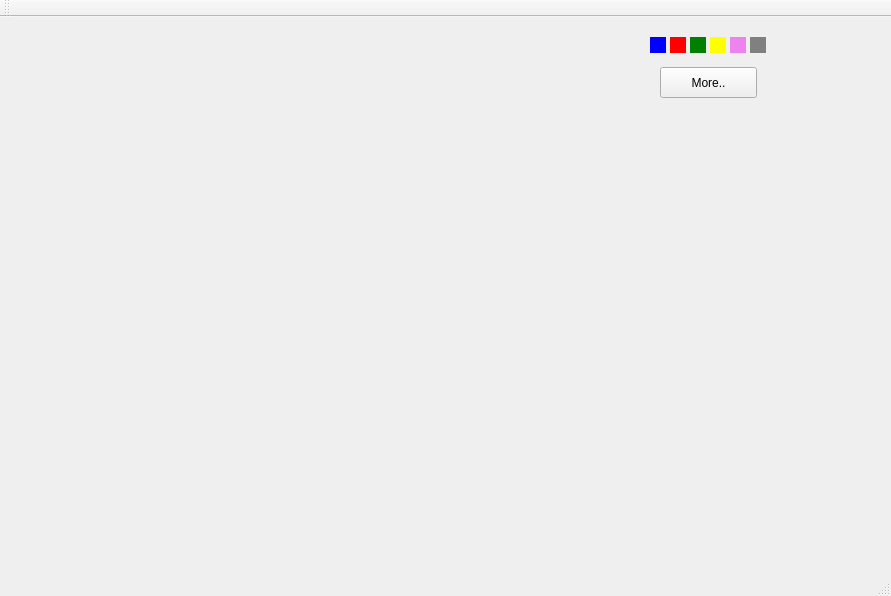
<?xml version="1.0" encoding="UTF-8"?>
<ui version="4.0">
 <class>MainWindow</class>
 <widget class="QMainWindow" name="MainWindow">
  <property name="geometry">
   <rect>
    <x>0</x>
    <y>0</y>
    <width>891</width>
    <height>596</height>
   </rect>
  </property>
  <property name="windowTitle">
   <string>MainWindow</string>
  </property>
  <widget class="QWidget" name="centralWidget">
   <widget class="QLabel" name="label">
    <property name="geometry">
     <rect>
      <x>0</x>
      <y>0</y>
      <width>681</width>
      <height>371</height>
     </rect>
    </property>
    <property name="text">
     <string/>
    </property>
   </widget>
   <widget class="QPushButton" name="pushButton">
    <property name="geometry">
     <rect>
      <x>670</x>
      <y>20</y>
      <width>16</width>
      <height>16</height>
     </rect>
    </property>
    <property name="styleSheet">
     <string notr="true">QPushButton{background-color:red;border:none;}</string>
    </property>
    <property name="text">
     <string/>
    </property>
   </widget>
   <widget class="QPushButton" name="pushButton_2">
    <property name="geometry">
     <rect>
      <x>690</x>
      <y>20</y>
      <width>16</width>
      <height>16</height>
     </rect>
    </property>
    <property name="styleSheet">
     <string notr="true"> QPushButton { background-color: green; border: none; }</string>
    </property>
    <property name="text">
     <string/>
    </property>
   </widget>
   <widget class="QPushButton" name="pushButton_3">
    <property name="geometry">
     <rect>
      <x>650</x>
      <y>20</y>
      <width>16</width>
      <height>16</height>
     </rect>
    </property>
    <property name="autoFillBackground">
     <bool>false</bool>
    </property>
    <property name="styleSheet">
     <string notr="true"> QPushButton { background-color: blue; border: none; }</string>
    </property>
    <property name="text">
     <string/>
    </property>
   </widget>
   <widget class="QPushButton" name="pushButton_4">
    <property name="geometry">
     <rect>
      <x>710</x>
      <y>20</y>
      <width>16</width>
      <height>16</height>
     </rect>
    </property>
    <property name="styleSheet">
     <string notr="true">QPushButton { background-color: yellow; border: none; }</string>
    </property>
    <property name="text">
     <string/>
    </property>
   </widget>
   <widget class="QPushButton" name="pushButton_5">
    <property name="geometry">
     <rect>
      <x>730</x>
      <y>20</y>
      <width>16</width>
      <height>16</height>
     </rect>
    </property>
    <property name="styleSheet">
     <string notr="true">QPushButton { background-color: violet; border: none; }</string>
    </property>
    <property name="text">
     <string/>
    </property>
   </widget>
   <widget class="QPushButton" name="pushButton_6">
    <property name="geometry">
     <rect>
      <x>750</x>
      <y>20</y>
      <width>16</width>
      <height>16</height>
     </rect>
    </property>
    <property name="styleSheet">
     <string notr="true">QPushButton { background-color: grey; border: none; }</string>
    </property>
    <property name="text">
     <string/>
    </property>
   </widget>
   <widget class="QPushButton" name="pushButton_7">
    <property name="geometry">
     <rect>
      <x>660</x>
      <y>50</y>
      <width>97</width>
      <height>31</height>
     </rect>
    </property>
    <property name="text">
     <string>More..</string>
    </property>
   </widget>
  </widget>
  <widget class="QMenuBar" name="menuBar">
   <property name="geometry">
    <rect>
     <x>0</x>
     <y>0</y>
     <width>891</width>
     <height>27</height>
    </rect>
   </property>
  </widget>
  <widget class="QToolBar" name="mainToolBar">
   <attribute name="toolBarArea">
    <enum>TopToolBarArea</enum>
   </attribute>
   <attribute name="toolBarBreak">
    <bool>false</bool>
   </attribute>
  </widget>
  <widget class="QStatusBar" name="statusBar"/>
 </widget>
 <layoutdefault spacing="6" margin="11"/>
 <resources/>
 <connections/>
</ui>
